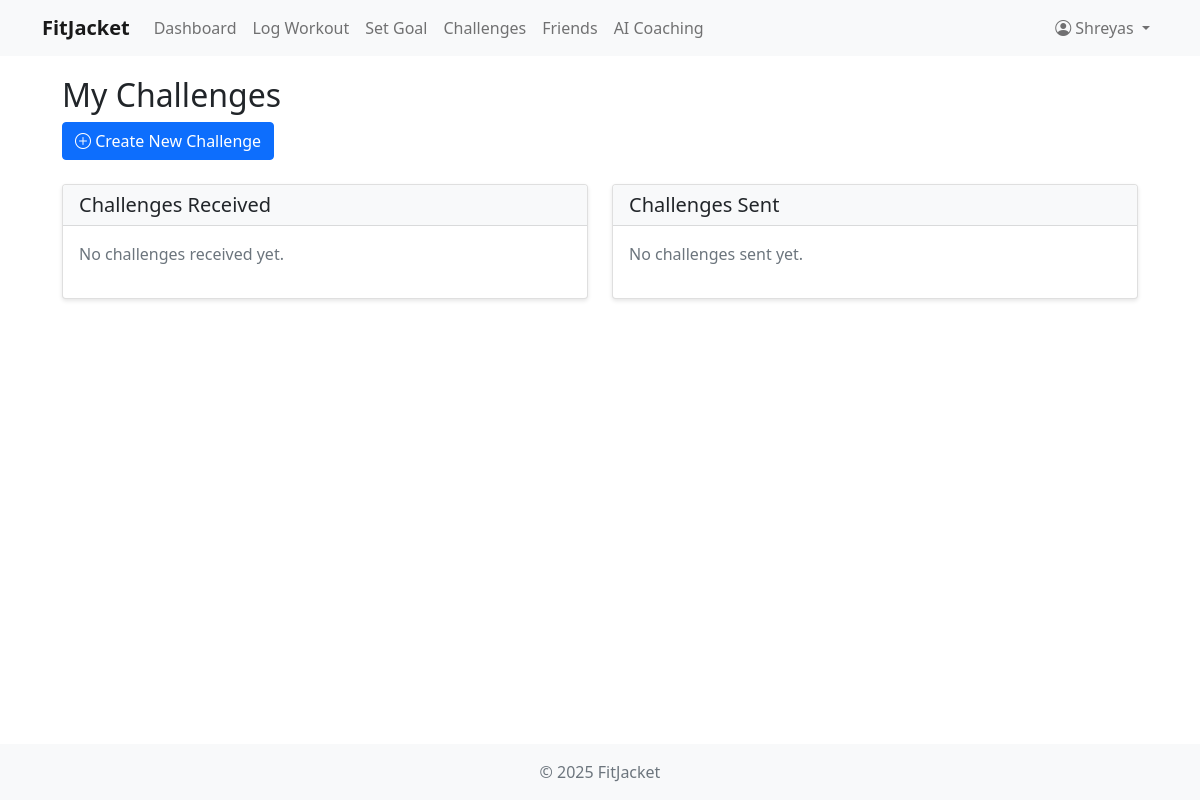
/challenges/ (signed in), run on an earlier commit of the app's database.
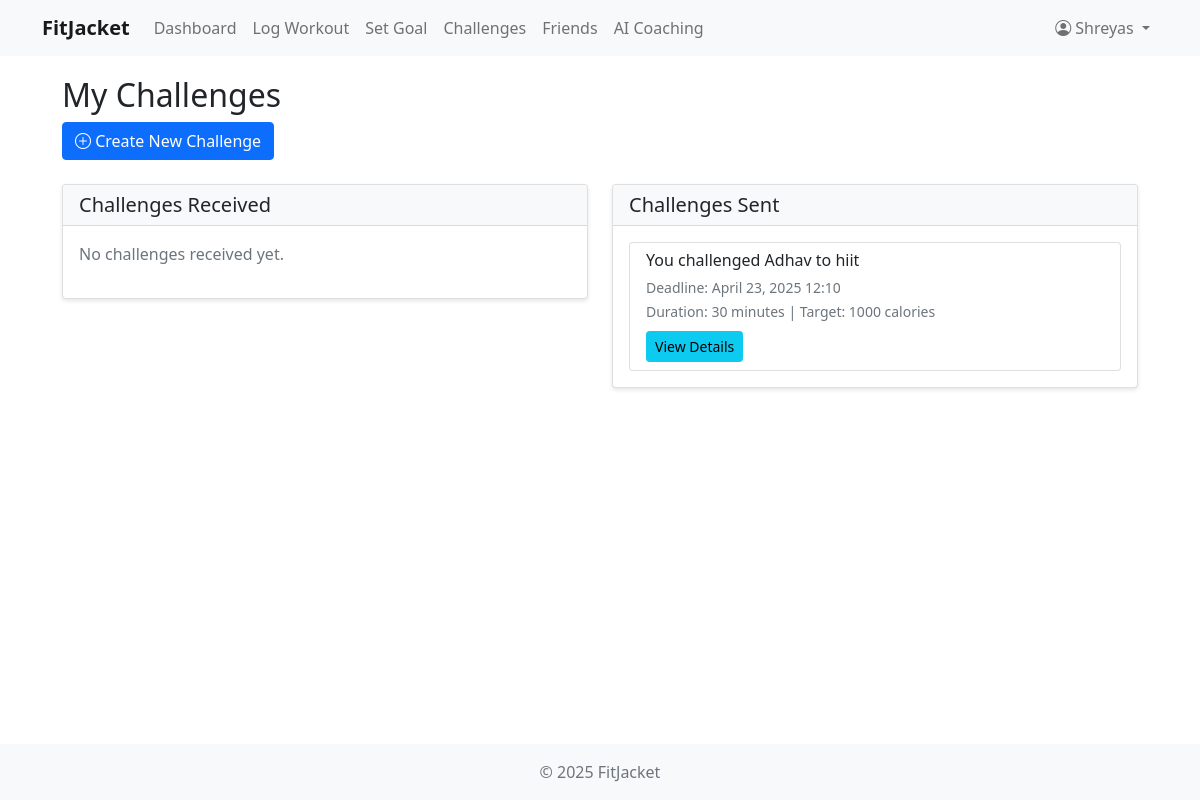
And on a later commit of the database.
### fitness/models.py (models this page shows, shortened)
class Challenge(models.Model):
    WORKOUT_TYPES = [
        ('cardio', 'Cardio'),
        ('strength', 'Strength Training'),
        ('flexibility', 'Flexibility'),
        ('hiit', 'HIIT'),
        ('other', 'Other')
    ]
    STATUS_CHOICES = [
        ('pending', 'Pending'),
        ('accepted', 'Accepted'),
        ('completed', 'Completed'),
        ('declined', 'Declined')
    ]
    challenger = models.ForeignKey(CustomUser, on_delete=models.CASCADE, related_name='challenges_sent', null=True)
    challenged = models.ForeignKey(CustomUser, on_delete=models.CASCADE, related_name='challenges_received', null=True)
    workout_type = models.CharField(max_length=20, choices=WORKOUT_TYPES, default='cardio')
    duration = models.PositiveIntegerField(help_text="Duration in minutes", default=30)
    description = models.TextField(blank=True)
    deadline = models.DateTimeField(null=True)
    status = models.CharField(max_length=20, choices=STATUS_CHOICES, default='pending')
    created_at = models.DateTimeField(auto_now_add=True)
    completed_at = models.DateTimeField(null=True, blank=True)
    calories_target = models.PositiveIntegerField(null=True, blank=True, help_text="Target calories to burn")
    location = models.CharField(max_length=100, blank=True)
    notes = models.TextField(blank=True, help_text="Additional notes or requirements")
    class Meta:
        ordering = ['-created_at']

class CustomUser(AbstractUser):
    USER_TYPE_CHOICES = (
        ('user', 'User'),
        ('coach', 'Coach'),
    )
    user_type = models.CharField(max_length=10, choices=USER_TYPE_CHOICES, default='user')
    bio = models.TextField(blank=True)
    profile_picture = models.ImageField(upload_to='profile_pictures/', null=True, blank=True)
    fitness_level = models.CharField(max_length=20, choices=(
        ('beginner', 'Beginner'),
        ('intermediate', 'Intermediate'),
        ('advanced', 'Advanced'),
    ), default='beginner')
    friends = models.ManyToManyField('self', symmetrical=False, blank=True)

### fitness/views.py (the view)
# urls.py: path('challenges/', views.challenges, name='challenges'),
@login_required
def challenges(request):
    sent_challenges = Challenge.objects.filter(challenger=request.user)
    received_challenges = Challenge.objects.filter(challenged=request.user)
    return render(request, 'fitness/challenges.html', {
        'sent_challenges': sent_challenges,
        'received_challenges': received_challenges,
        'title': 'My Challenges'
    })

### fitness/templates/fitness/challenges.html (shortened to what the changed rows need)
{% extends 'fitness/base.html' %}
{% block content %}
<div class="container">
    <div class="row mb-4">
        <div class="col">
            <h2>My Challenges</h2>
        </div>
    </div>
    <div class="row">
        <div class="col-md-6">
            <div class="card">
                <div class="card-body">
                    {% if sent_challenges %}
                        <div class="list-group">
                            {% for challenge in sent_challenges %}
                                <div class="list-group-item">
                                    <div class="d-flex justify-content-between align-items-center">
                                        <div>
                                            <h6 class="mb-1">You challenged {{ challenge.challenged.username }} to {{ challenge.workout_type }}</h6>
                                            <small class="text-muted">
                                                Deadline: {{ challenge.deadline|date:"F d, Y H:i" }}
                                                <br>
                                                Duration: {{ challenge.duration }} minutes
                                                {% if challenge.calories_target %}
                                                    | Target: {{ challenge.calories_target }} calories
                                                {% endif %}
                                            </small>
                                        </div>
                                        <span class="badge bg-{{ challenge.status|default:'secondary' }}">
                                        </span>
                                    </div>
                                    <div class="mt-2">
                                        <a href="{% url 'challenge_detail' challenge.id %}" class="btn btn-info btn-sm">
                                            View Details
                                        </a>
                                    </div>
                                </div>
                            {% endfor %}
                        </div>
                    {% else %}
                        <p class="text-muted">No challenges sent yet.</p>
                    {% endif %}
                </div>
            </div>
        </div>
    </div>
</div>
{% endblock %}

What changed in the data, as far as the page shows it:
added Challenge: challenged.username "Adhav", workout_type "hiit", deadline "April 23, 2025 12:10", duration "30", calories_target "1000"
Also different on the page:
text no longer shown: "No challenges sent yet."
